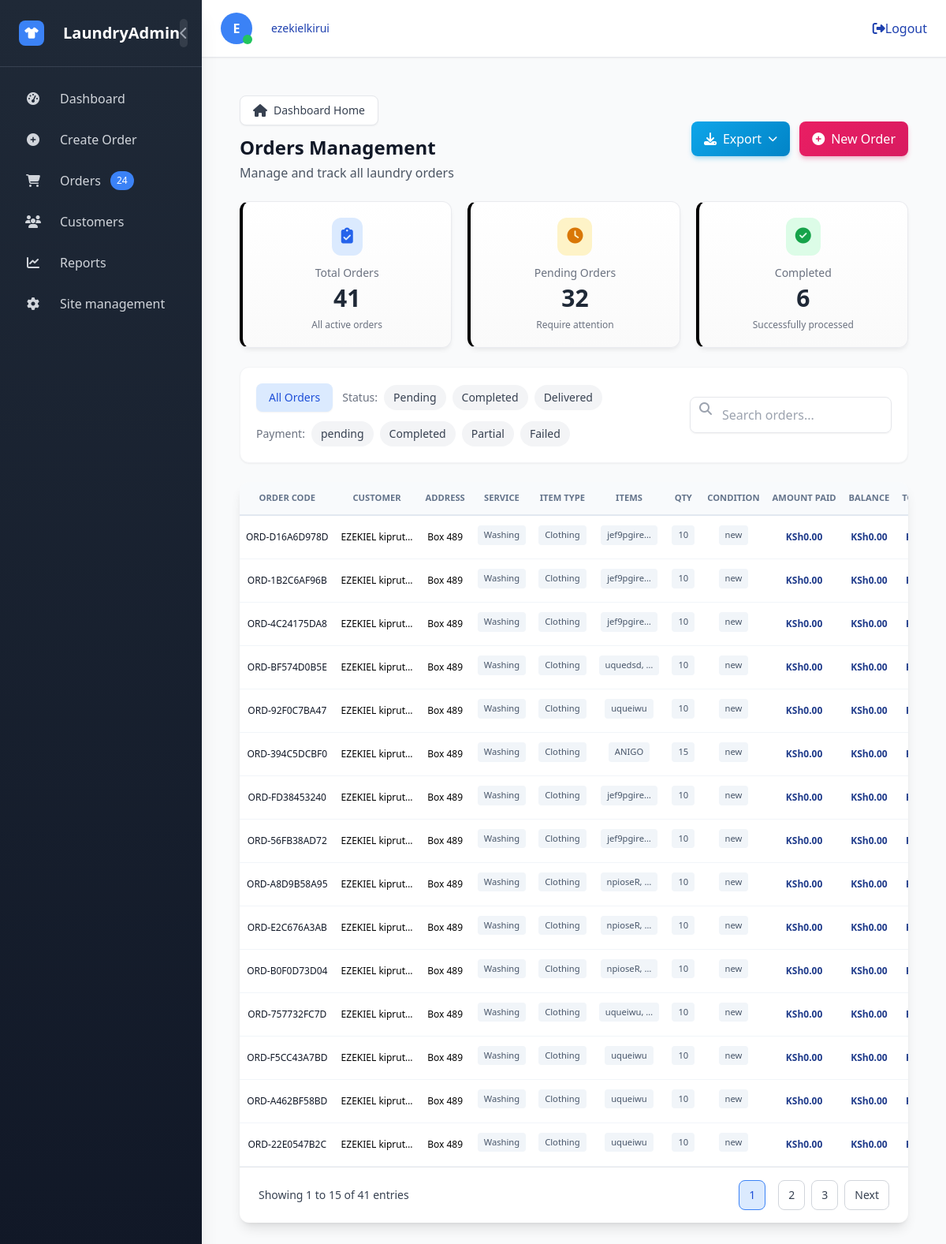
The app's page /Tables/ (signed in), older data.
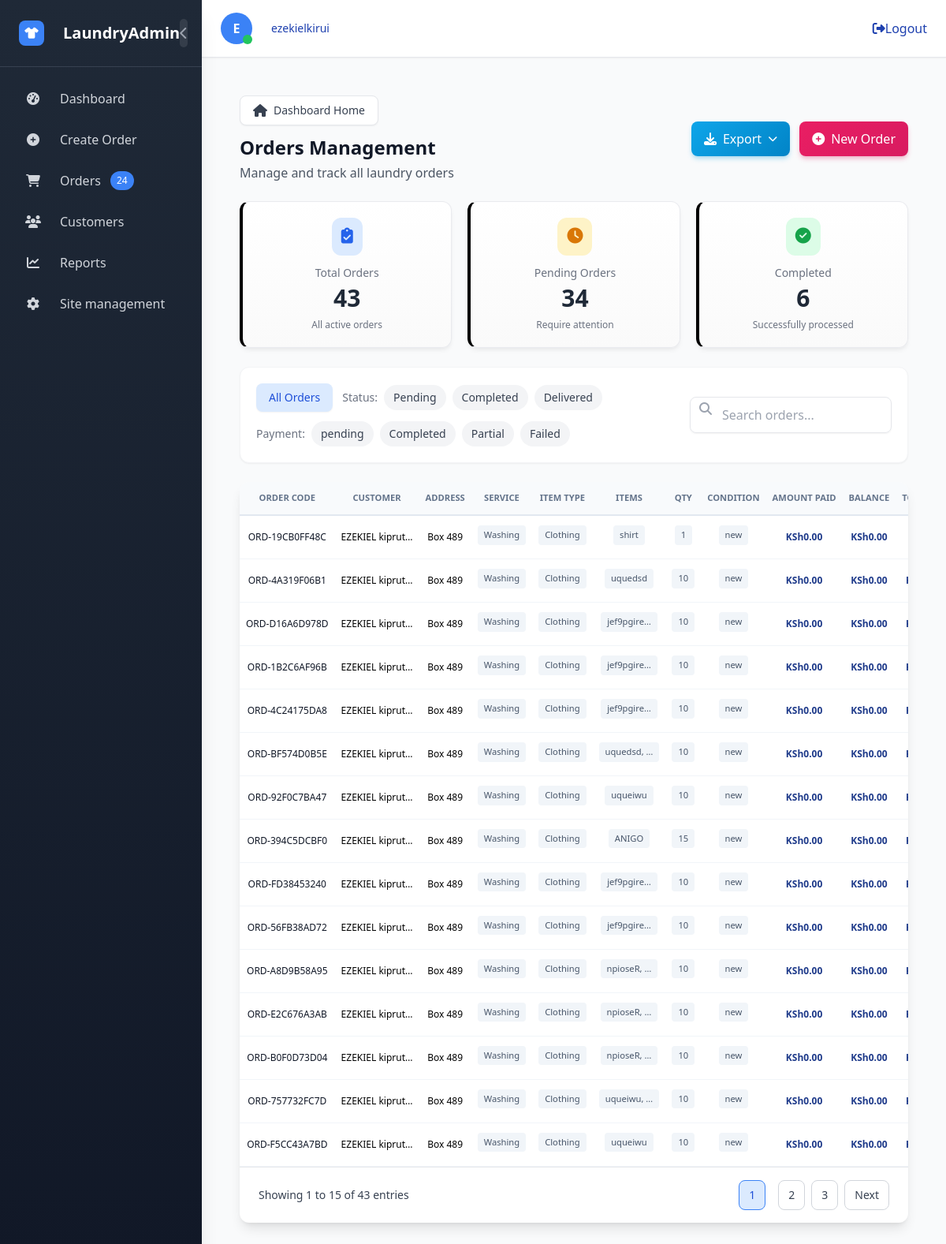
The same page, newer data.
### LaundryApp/models.py (models this page shows, shortened)
class Order(models.Model):
    customer = models.ForeignKey(
        Customer, on_delete=models.CASCADE, related_name='orders',
        help_text="The customer associated with this order."
    )
    uniquecode = models.CharField(max_length=20, unique=True, blank=True, null=False, editable=False)
    PAYMENT_TYPE_CHOICES = (
        ('cash', 'Cash'),
        ('mpesa', 'M-Pesa'),
        ('card', 'Credit/Debit Card'),
        ('bank_transfer', 'Bank Transfer'),
        ('other', 'Other'),
        ('pending_payment', 'Pending Payment'),
    )
    payment_type = models.CharField(max_length=50, choices=PAYMENT_TYPE_CHOICES, default='pending_payment', blank=True)
    PAYMENT_STATUS_CHOICES = (
        ('pending', 'pending'),
        ('completed', 'Completed'),
        ('partial', 'Partial'),
        ('failed', 'Failed'),
    )
    payment_status = models.CharField(max_length=50, choices=PAYMENT_STATUS_CHOICES, default='pending', blank=True)
    SHOP_CHOICE = (
        ('Shop A', 'Shop A'),
        ('Shop B', 'Shop B'),
    )
    shop = models.CharField(max_length=50, choices=SHOP_CHOICE, db_index=True)
    delivery_date = models.DateField(db_index=True)
    ORDER_STATUS_CHOICES = (
        ('pending', 'Pending'),
        ('Completed', 'Completed'),
         ('Delivered', 'Delivered'),
    )
    order_status = models.CharField(max_length=50, choices=ORDER_STATUS_CHOICES, default='pending', db_index=True)
    address = models.CharField(max_length=255, default='', blank=True)
    addressdetails = models.TextField(default='', blank=True)
    amount_paid = models.DecimalField(max_digits=12, decimal_places=2, default=0)
    total_price = models.DecimalField(max_digits=12, decimal_places=2, default=0, editable=False)
    balance = models.DecimalField(max_digits=12, decimal_places=2, default=0)
    created_at = models.DateTimeField(auto_now_add=True)
    previous_order_status = models.CharField(max_length=50, blank=True, null=True)
    class Meta:
        verbose_name = "Order"
        verbose_name_plural = "Orders"
        ordering = ['-created_at']

class Customer(models.Model):
    name = models.CharField(max_length=200)
    phone = PhoneNumberField(region="KE")
    created_by = models.ForeignKey(
        User,
        on_delete=models.SET_NULL,
        null=True,
        blank=True,
        related_name='created_customers'
    )

class OrderItem(models.Model):
    order = models.ForeignKey(
        Order, on_delete=models.CASCADE, related_name='items',
        help_text="The order this item belongs to."
    )
    SERVICE_TYPES = (
        ('Washing', 'Washing'),
        ('Folding', 'Folding'),
        ('Ironing', 'Ironing'),
        ('Dry cleaning', 'Dry cleaning'),
    )
    servicetype = models.CharField(max_length=50, choices=SERVICE_TYPES, default='Washing', db_index=True)
    ITEMS_CATEGORY = (
        ('Clothing', 'Clothing'),
        ('Bedding', 'Bedding'),
        ('Household items', 'Household items'),
        ('Footwares', 'Footwares'),
    )
    itemtype = models.CharField(max_length=50, choices=ITEMS_CATEGORY, default='Clothing')
    itemname = models.TextField()
    quantity = models.PositiveIntegerField(default=1)
    ITEM_CONDITION_CHOICES = (
        ('new', 'New'),
        ('Old', 'Old'),
        ('Torn', 'Torn'),
    )
    itemcondition = models.CharField(max_length=50, choices=ITEM_CONDITION_CHOICES, default='new', help_text="Condition of the item.")
    additional_info = models.TextField(blank=True, null=True)
    unit_price = models.DecimalField(max_digits=10, decimal_places=2)
    total_item_price = models.DecimalField(max_digits=12, decimal_places=2, default=0, editable=False)
    created_at = models.DateTimeField(auto_now_add=True)
    class Meta:
        verbose_name = "Order Item"
        verbose_name_plural = "Order Items"
        ordering = ['created_at']

### LaundryApp/views.py (the view, shortened to what this page needs)
# urls.py: path('Tables/', views.customordertable, name='customordertable'),
@login_required
def customordertable(request):
    orders = Order.objects.select_related('customer').prefetch_related(
        Prefetch('items', queryset=OrderItem.objects.only(
            'servicetype', 'itemname', 'quantity', 'itemtype',
            'itemcondition', 'total_item_price',
        ))
    ).only(
        'uniquecode', 'order_status', 'payment_status','payment_type',
        'shop', 'delivery_date', 'amount_paid', 'balance', 'total_price', 'created_at',
        'customer__name', 'customer__phone', 'address', 'addressdetails'
    ).exclude(order_status='delivered')  # Exclude delivered orders
    user_shops = get_user_shops(request)
    if user_shops is not None:  # Not superuser
        if user_shops:  # User has shop assignments
            orders = orders.filter(shop__in=user_shops)
        else:  # User has no shop assignments
            orders = orders.none()
    status_filter = request.GET.get('status', '')
    if status_filter:
        orders = orders.filter(order_status=status_filter)
    payment_filter = request.GET.get('payment', '')
    if payment_filter:
        orders = orders.filter(payment_status=payment_filter)
    search_query = request.GET.get('search', '')
    export_format = request.GET.get('export', '')
    orders = orders.order_by('-created_at')
    paginator = Paginator(orders, 15)  # Show 25 orders per page
    page_number = request.GET.get('page')
    try:
        page_obj = paginator.page(page_number)
    except PageNotAnInteger:
        page_obj = paginator.page(1)
    except EmptyPage:
        page_obj = paginator.page(paginator.num_pages)
    total_orders = orders.count()
    pending_orders = orders.filter(order_status='pending').count()
    completed_orders = orders.filter(order_status='Completed').count()
    order_status_choices = Order.ORDER_STATUS_CHOICES
    payment_status_choices = Order.PAYMENT_STATUS_CHOICES
    context = {
        'orders': page_obj,
        'total_orders': total_orders,
        'pending_orders': pending_orders,
        'completed_orders': completed_orders,
        'order_status_choices': order_status_choices,
        'payment_status_choices': payment_status_choices,
        'today': timezone.now().date(),
    }
    return render(request, 'Admin/orders_table.html', context)

### LaundryApp/views.py (called while the page is built, shortened)
def get_user_shops(request):
    if request.user.is_superuser:
        return None  # Superusers can access all shops

### LaundryApp/templates/Admin/orders_table.html (shortened to what the changed rows need)
{% extends '../home.html' %}
{% block content %}
<!DOCTYPE html>
<html lang="en">
<head>
    <script src="https://cdn.tailwindcss.com"></script>
    <link rel="stylesheet" href="https://cdnjs.cloudflare.com/ajax/libs/font-awesome/6.4.0/css/all.min.css">
</head>
<body class="min-h-screen bg-gray-50 font-inter">
    <div class="max-w-full mx-auto p-4 lg:p-6">
        <div class="flex flex-col sm:flex-row justify-between items-start sm:items-center mb-6 gap-4">
            <div>
                <h1 class="text-2xl font-bold text-gray-900">Orders Management</h1>
            </div>
        </div>
        <div class="grid grid-cols-1 md:grid-cols-3 gap-5 mb-6">
            <div class="stat-card p-5 border-l-blue-500">
                <div class="flex flex-col items-center text-center w-full">
                    <div class="p-3 bg-blue-100 rounded-xl mb-3">
                        <i class="fas fa-clipboard-check text-blue-600 text-xl"></i>
                    </div>
                    <p class="text-sm text-gray-500 font-medium">Total Orders</p>
                    <h3 class="text-3xl font-bold text-gray-800 mt-1">{{ total_orders }}</h3>
                    <p class="text-xs text-gray-500 mt-2">All active orders</p>
                </div>
            </div>
            <div class="stat-card p-5 border-l-amber-500">
                <div class="flex flex-col items-center text-center w-full">
                    <div class="p-3 bg-amber-100 rounded-xl mb-3">
                        <i class="fas fa-clock text-amber-600 text-xl"></i>
                    </div>
                    <p class="text-sm text-gray-500 font-medium">Pending Orders</p>
                    <h3 class="text-3xl font-bold text-gray-800 mt-1">{{ pending_orders }}</h3>
                    <p class="text-xs text-gray-500 mt-2">Require attention</p>
                </div>
            </div>
        </div>
        <div class="bg-white p-5 rounded-xl shadow-sm border border-gray-100 mb-6">
            <form method="get"
                class="flex flex-col md:flex-row justify-between w-full items-start md:items-center gap-4">
                <div class="flex flex-wrap gap-3">
                    <div class="flex flex-wrap items-center gap-2">
                        <span class="text-sm text-gray-500 font-medium">Status:</span>
                        {% for status_value, status_label in order_status_choices %}
                        <a href="?{% if request.GET.search %}search={{ request.GET.search }}&{% endif %}status={{ status_value }}{% if request.GET.payment %}&payment={{ request.GET.payment }}{% endif %}"
                            class="filter-pill px-3 py-1.5 {% if request.GET.status == status_value %}bg-{% if status_value == 'pending' %}yellow{% elif status_value == 'processing' %}blue{% elif status_value == 'Completed' %}green{% else %}gray{% endif %}-100 text-{% if status_value == 'pending' %}yellow{% elif status_value == 'processing' %}blue{% elif status_value == 'Completed' %}green{% else %}gray{% endif %}-700 shadow-sm{% else %}bg-gray-100 text-gray-700{% endif %} rounded-full text-sm font-medium">
                            {{ status_label }}
                        </a>
                        {% endfor %}
                    </div>
                    <div class="flex flex-wrap items-center gap-2">
                        <span class="text-sm text-gray-500 font-medium">Payment:</span>
                        {% for payment_value, payment_label in payment_status_choices %}
                        <a href="?{% if request.GET.search %}search={{ request.GET.search }}&{% endif %}payment={{ payment_value }}{% if request.GET.status %}&status={{ request.GET.status }}{% endif %}"
                            class="filter-pill px-3 py-1.5 {% if request.GET.payment == payment_value %}bg-{% if payment_value == 'pending' %}red{% elif payment_value == 'partial' %}yellow{% elif payment_value == 'completed' %}green{% else %}gray{% endif %}-100 text-{% if payment_value == 'pending' %}red{% elif payment_value == 'partial' %}yellow{% elif payment_value == 'completed' %}green{% else %}gray{% endif %}-700 shadow-sm{% else %}bg-gray-100 text-gray-700{% endif %} rounded-full text-sm font-medium">
                            {{ payment_label }}
                        </a>
                        {% endfor %}
                    </div>
                </div>
            </form>
        </div>
        <div class="bg-white rounded-xl overflow-hidden shadow-lg">
            <div class="overflow-x-auto">
                <table class="compact-table">
                    <thead>
                        <tr>
                            <th class="w-[100px]">Order Code</th>
                            <th class="w-[120px]">Customer</th>
                            <th class="w-[150px]">Address</th>
                            <th class="w-[100px]">Service</th>
                            <th class="w-[100px]">Item Type</th>
                            <th class="w-[120px]">Items</th>
                            <th class="w-[80px]">Qty</th>
                            <th class="w-[100px]">Condition</th>
                            <th class="w-[100px]">Amount Paid</th>
                            <th class="w-[100px]">Balance</th>
                            <th class="w-[100px]">Total Billed</th>
                        </tr>
                    </thead>
                    <tbody>
                        {% for order in orders %}
                        <tr class="hover:bg-gray-50 transition-colors duration-150">
                            <td>
                                <div class="font-medium text-gray-900 text-xs">{{ order.uniquecode }}</div>
                            </td>
                            <td>
                                <div class="text-xs">{{ order.customer.name|truncatechars:15 }}</div>
                            </td>
                            <td>
                                <div class="text-xs">{{ order.address|truncatewords:2 }}</div>
                            </td>
                            <td>
                                {% for item in order.items.all|slice:":1" %}
                                <span class="item-pill">{{ item.servicetype }}</span>
                                {% endfor %}
                            </td>
                            <td>
                                {% for item in order.items.all|slice:":1" %}
                                <span class="item-pill">{{ item.itemtype }}</span>
                                {% endfor %}
                            </td>
                            <td>
                                {% for item in order.items.all|slice:":1" %}
                                <span class="item-pill">{{ item.itemname|truncatechars:10 }}</span>
                                {% endfor %}
                            </td>
                            <td>
                                {% for item in order.items.all|slice:":1" %}
                                <span class="item-pill">{{ item.quantity }}</span>
                                {% endfor %}
                            </td>
                            <td>
                                {% for item in order.items.all|slice:":1" %}
                                <span
                                    class="item-pill {% if item.itemcondition == 'new' %}bg-green-100 text-green-800{% elif item.itemcondition == 'Old' %}bg-yellow-100 text-yellow-800{% elif item.itemcondition == 'Torn' %}bg-red-100 text-red-800{% endif %}">
                                    {{ item.itemcondition|slice:":3" }}
                                </span>
                                {% endfor %}
                            </td>
                            <td class="font-semibold text-blue-900">
                                <div class="text-xs">KSh{{ order.amount_paid }}</div>
                            </td>
                            <td class="font-semibold text-blue-900">
                                <div class="text-xs">KSh{{ order.balance }}</div>
                            </td>
                            <td class="font-semibold text-blue-900">
                                <div class="text-xs">KSh{{ order.total_price }}</div>
                            </td>
                        </tr>
                        {% endfor %}
                    </tbody>
                </table>
            </div>
            {% if orders.has_other_pages %}
            <div class="px-6 py-4 border-t border-gray-200">
                <div class="flex flex-col sm:flex-row items-center justify-between gap-4">
                    <div class="text-sm text-gray-700">
                        Showing {{ orders.start_index }} to {{ orders.end_index }} of {{ orders.paginator.count }}
                        entries
                    </div>
                    <div class="flex space-x-2">
                        {% for i in orders.paginator.page_range %}
                        {% if orders.number == i %}
                        <span
                            class="px-3 py-2 border border-blue-500 bg-blue-100 text-blue-700 rounded-lg text-sm font-medium">
                            {{ i }}
                        </span>
                        {% else %}
                        <a href="?page={{ i }}"
                            class="px-3 py-2 border border-gray-300 rounded-lg text-sm font-medium text-gray-700 hover:bg-gray-50 transition-colors duration-200">
                            {{ i }}
                        </a>
                        {% endif %}
                        {% endfor %}
                        {% if orders.has_next %}
                        <a href="?page={{ orders.next_page_number }}"
                            class="px-3 py-2 border border-gray-300 rounded-lg text-sm font-medium text-gray-700 hover:bg-gray-50 transition-colors duration-200">
                            Next
                        </a>
                        {% endif %}
                    </div>
                </div>
            </div>
            {% endif %}
        </div>
    </div>
</body>
</html>
{% endblock %}

Row changes from the older to the newer data that the page shows:
no longer on this page (row unchanged): Order: uniquecode "ORD-A462BF58BD", customer.name "EZEKIEL kiprut…", address "Box 489", amount_paid "0.00", balance "0.00"
no longer on this page (row unchanged): OrderItem: servicetype "Washing", itemtype "Clothing", itemname "uqueiwu", quantity "10", itemcondition "new"
no longer on this page (row unchanged): Order: uniquecode "ORD-22E0547B2C", customer.name "EZEKIEL kiprut…", address "Box 489", amount_paid "0.00", balance "0.00"
no longer on this page (row unchanged): OrderItem: servicetype "Washing", itemtype "Clothing", itemname "uqueiwu", quantity "10", itemcondition "new"
added Order: uniquecode "ORD-19CB0FF48C", customer.name "EZEKIEL kiprut…", address "Box 489", amount_paid "0.00", balance "0.00"
added OrderItem: servicetype "Washing", itemtype "Clothing", itemname "shirt", quantity "1", itemcondition "new"
added Order: uniquecode "ORD-4A319F06B1", customer.name "EZEKIEL kiprut…", address "Box 489", amount_paid "0.00", balance "0.00"
added OrderItem: servicetype "Washing", itemtype "Clothing", itemname "uquedsd", quantity "10", itemcondition "new"
Text that changed along with them:
{{ total_orders }}: "41" → "43"
{{ pending_orders }}: "32" → "34"
{{ orders.paginator.count }}: "41" → "43"
